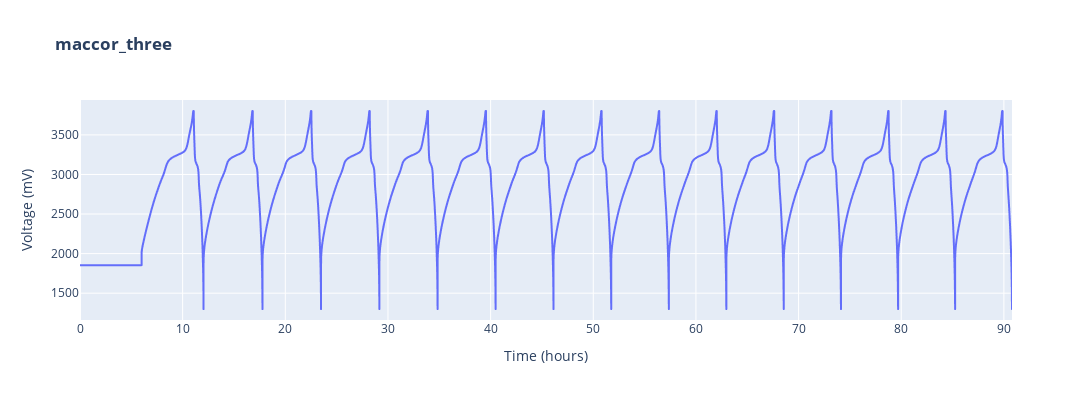

Notebook code cell kept with this figure:
### Code cell
plotutils.raw_plot(c, width=1200, height=400)

### Figure 1 — Plotly figure (JSON) as saved in the notebook; plotly's stock layout.template omitted (floating-point values rounded to 4 significant figures; data arrays with more than 128 entries replaced by an {"elided": "..."} marker saying what was removed)
{"data": [{"hovertemplate": "Time (hours)=%{x}<br>Voltage (mV)=%{y}<extra></extra>", "legendgroup": "", "line": {"color": "#636efa", "dash": "solid"}, "marker": {"symbol": "circle"}, "mode": "lines", "name": "", "showlegend": false, "type": "scattergl", "x": {"elided": "4009 float values"}, "xaxis": "x", "y": {"elided": "4009 float values"}, "yaxis": "y"}], "layout": {"height": 400, "legend": {"tracegroupgap": 0}, "title": {"text": "<b>maccor_three</b>"}, "width": 1200, "xaxis": {"anchor": "y", "domain": [0, 1], "title": {"text": "Time (hours)"}}, "yaxis": {"anchor": "x", "domain": [0, 1], "title": {"text": "Voltage (mV)"}}}}
